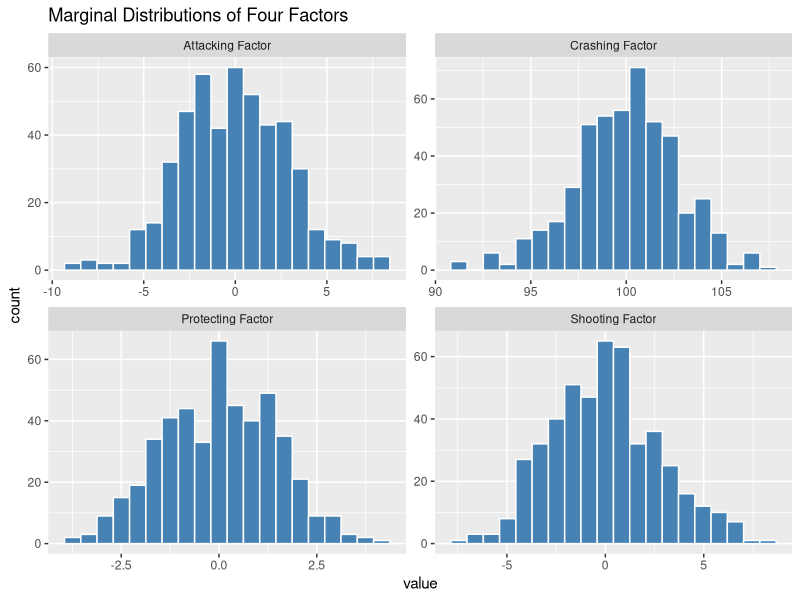
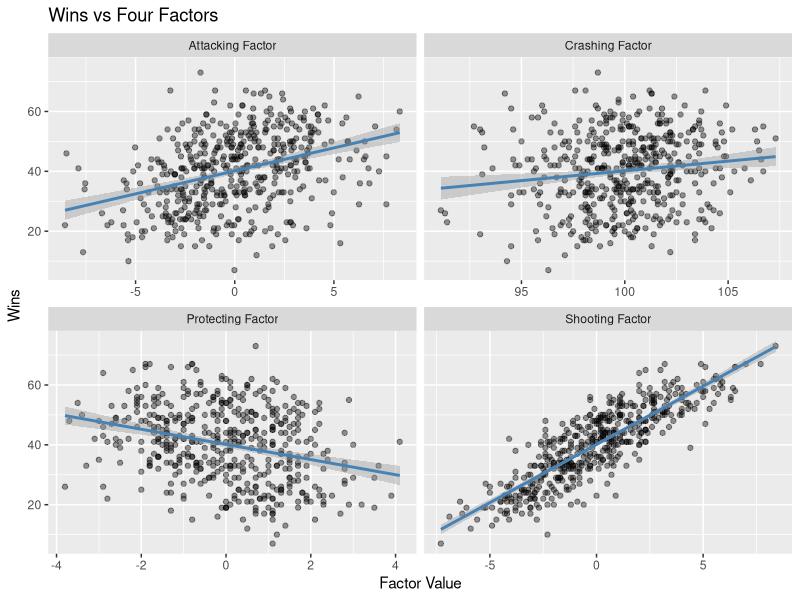
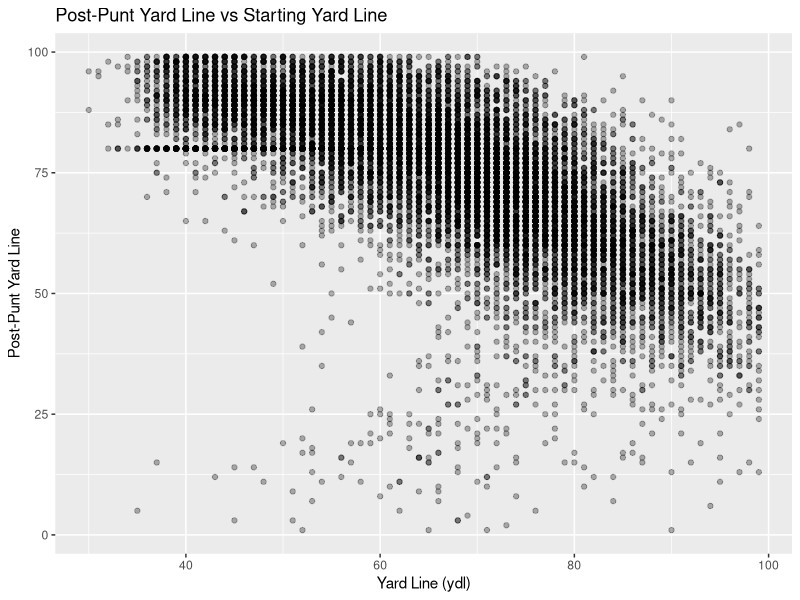
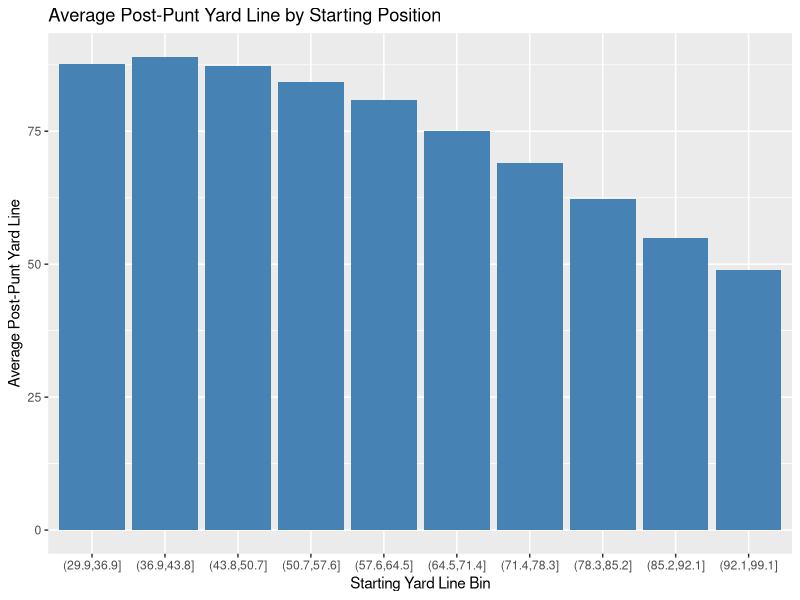
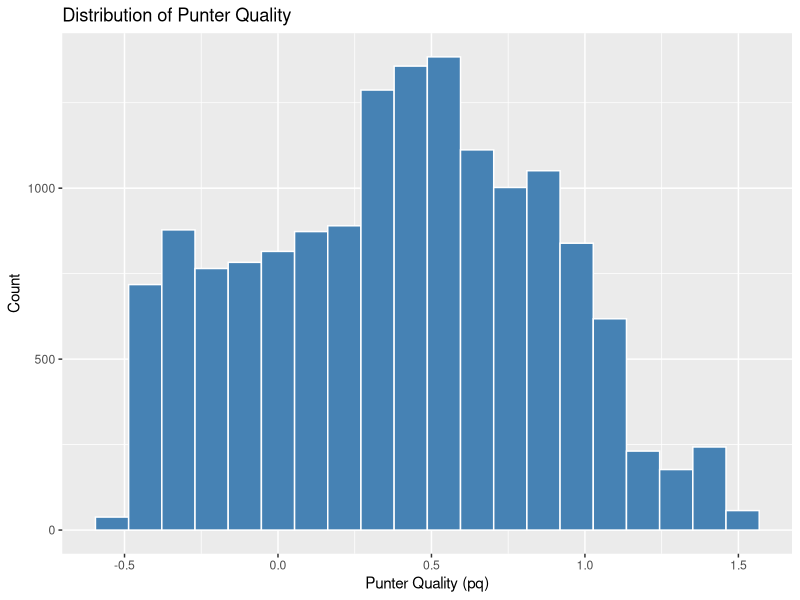
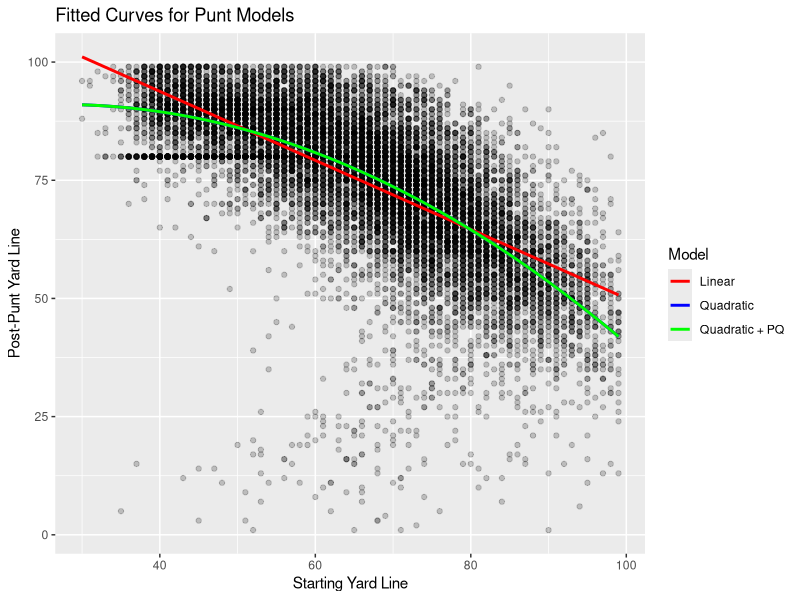
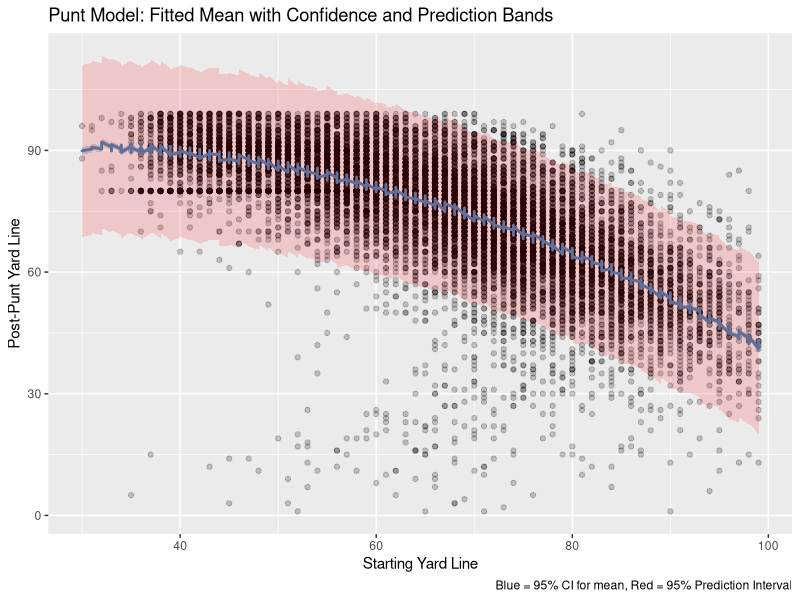

The R source for these figures, in order:
#############
### SETUP ###
#############

# install.packages(c("ggplot2", "tidyverse"))
library(ggplot2)
library(tidyverse)


# set seed
set.seed(3)

##############
### PART 1 ###
##############

# load data
nba_four_factors = read_csv("../data/02_nba-four-factors.csv")

#Task 1
nba_four_factors$`Protecting Factor` <- nba_four_factors$`Protecting Factor` * -1
nba_four_factors %>%
  select(`Shooting Factor`, `Crashing Factor`, `Protecting Factor`, `Attacking Factor`) %>%
  summarise(across(everything(), list(
    mean = ~mean(., na.rm=TRUE),
    sd   = ~sd(., na.rm=TRUE),
    min  = ~min(., na.rm=TRUE),
    max  = ~max(., na.rm=TRUE)
  ))) %>%
  pivot_longer(everything(), names_to = c("variable", "stat"), names_sep = "_") %>%
  pivot_wider(names_from = stat, values_from = value)

nba_four_factors %>%
  select(`Shooting Factor`, `Crashing Factor`, `Protecting Factor`, `Attacking Factor`) %>%
  pivot_longer(everything(), names_to = "variable", values_to = "value") %>%
  ggplot(aes(x = value)) +
  geom_histogram(bins = 20, fill = "steelblue", color = "white") +
  facet_wrap(~variable, scales = "free") +
  labs(title = "Marginal Distributions of Four Factors")

nba_four_factors %>%
  select(W, `Shooting Factor`, `Crashing Factor`, `Protecting Factor`, `Attacking Factor`) %>%
  pivot_longer(-W, names_to = "variable", values_to = "value") %>%
  ggplot(aes(x = value, y = W)) +
  geom_point(alpha = 0.4) +
  geom_smooth(method = "lm", se = TRUE, color = "steelblue") +
  facet_wrap(~variable, scales = "free_x") +
  labs(title = "Wins vs Four Factors", x = "Factor Value", y = "Wins")

nba_four_factors %>%
  select(`Shooting Factor`, `Crashing Factor`, `Protecting Factor`, `Attacking Factor`) %>%
  cor() %>%
  round(3)

#the variables that seem most strongly related to wins before fitting a multivariable model is most certainly shooting factor is the most importnat and protecting factor and attacking factor also seem to be important but more scattered.

#Task 2
model1 <- lm(W ~ `Shooting Factor` + `Crashing Factor` + `Protecting Factor` + `Attacking Factor`, 
             data = nba_four_factors)

summary(model1)

#Beta1_hat is 3.6749 which means for each increase in one shooting advantage unit, the team wins roughly 3.67 more games
#Beta2_hat (crashing) = 1.3403
#Beta3_hat (protecting) = 3.05
#Beta4_hat (attacking) = 0.77
#the signs all make sense except for protecting since its negative. 
#the factor that appears to be the strongest association to winning is shooting factor. 
#attacking factor now seems to be weakly correlated when considering other factors

#Task 3 
nba_four_factors <- nba_four_factors %>%
  mutate(
    z1 = (`Shooting Factor` - mean(`Shooting Factor`)) / sd(`Shooting Factor`),
    z2 = (`Crashing Factor` - mean(`Crashing Factor`)) / sd(`Crashing Factor`),
    z3 = (`Protecting Factor` - mean(`Protecting Factor`)) / sd(`Protecting Factor`),
    z4 = (`Attacking Factor` - mean(`Attacking Factor`)) / sd(`Attacking Factor`)
  )

# Fit standardized model
model2 <- lm(W ~ z1 + z2 + z3 + z4, data = nba_four_factors)

summary(model2)

#RANKING: z1, z3, z2, z4
#The standardize version it is easier to compare 
#They are the exaclty the same. since standardizing is just rescaling, the fitted values will still be the same.
#Since standardization basically just changes the units, but the plane in column space does not move so the projection of y onto it lands on the same spot. 

#Task 4
# Residual standard error
summary(model1)$sigma

# Standard errors and 95% CI for each coefficient
confint(model1, level = 0.95)

#All of the factors that are clearly distinguishable from zero. However, Attacking factor is not much away from 0. 
# Pick a team - let's use the first team in the dataset
team <- nba_four_factors[1, ]
team$TEAM  # see which team it is

# Point prediction + confidence interval + prediction interval
predict(model1, newdata = team, interval = "confidence", level = 0.95)
predict(model1, newdata = team, interval = "prediction", level = 0.95)
 #the prediction interval is wider because it accounts for more uncertainty (estimated mean and the randomness of games and a teams season)

#Task 5
# Split data 80/20
n <- nrow(nba_four_factors)
train_idx <- sample(1:n, 0.8 * n)
train <- nba_four_factors[train_idx, ]
test  <- nba_four_factors[-train_idx, ]

# Fit both models on training data
model1_train <- lm(W ~ `Shooting Factor` + `Crashing Factor` + `Protecting Factor` + `Attacking Factor`, 
                   data = train)
model2_train <- lm(W ~ z1 + z2 + z3 + z4, data = train)

# Compute test RMSE
rmse <- function(actual, predicted) sqrt(mean((actual - predicted)^2))

rmse1 <- rmse(test$W, predict(model1_train, newdata = test))
rmse2 <- rmse(test$W, predict(model2_train, newdata = test))

rmse1
rmse2

#They predict equally well because the RMSE is idential. THe standardizationdoes not change the models predictions. 


##############
### PART 2 ###
##############

# load data
punts = read_csv("../data/02_punts.csv")

#Task 1
# Plot yi against ydli
# Plot yi against ydli
ggplot(punts, aes(x = ydl, y = next_ydl)) +
  geom_point(alpha = 0.3) +
  geom_smooth(method = "loess", color = "steelblue") +
  labs(title = "Post-Punt Yard Line vs Starting Yard Line", x = "Yard Line (ydl)", y = "Post-Punt Yard Line")
#The relationship looks none linear.

# Bin punts by starting field position
punts %>%
  mutate(ydl_bin = cut(ydl, breaks = 10)) %>%
  group_by(ydl_bin) %>%
  summarise(avg_y = mean(next_ydl)) %>%
  ggplot(aes(x = ydl_bin, y = avg_y)) +
  geom_col(fill = "steelblue") +
  labs(title = "Average Post-Punt Yard Line by Starting Position", x = "Starting Yard Line Bin", y = "Average Post-Punt Yard Line")

# Distribution of punter quality
ggplot(punts, aes(x = pq)) +
  geom_histogram(bins = 20, fill = "steelblue", color = "white") +
  labs(title = "Distribution of Punter Quality", x = "Punter Quality (pq)", y = "Count")

## Model 1: linear
punt_model1 <- lm(next_ydl ~ ydl, data = punts)

# Model 2: quadratic
punt_model2 <- lm(next_ydl ~ ydl + I(ydl^2), data = punts)

# Model 3: quadratic + punter quality
punt_model3 <- lm(next_ydl ~ ydl + I(ydl^2) + pq, data = punts)

# Visualize fitted curves
ggplot(punts, aes(x = ydl, y = next_ydl)) +
  geom_point(alpha = 0.2) +
  geom_smooth(method = "lm", formula = y ~ x, aes(color = "Linear"), se = FALSE) +
  geom_smooth(method = "lm", formula = y ~ x + I(x^2), aes(color = "Quadratic"), se = FALSE) +
  geom_smooth(method = "lm", formula = y ~ x + I(x^2), aes(color = "Quadratic + PQ"), se = FALSE) +
  scale_color_manual(values = c("Linear" = "red", "Quadratic" = "blue", "Quadratic + PQ" = "green")) +
  labs(title = "Fitted Curves for Punt Models", x = "Starting Yard Line", y = "Post-Punt Yard Line", color = "Model")

# Train/test RMSE
set.seed(3)
n <- nrow(punts)
train_idx <- sample(1:n, 0.8 * n)
train_p <- punts[train_idx, ]
test_p  <- punts[-train_idx, ]

pm1_train <- lm(next_ydl ~ ydl, data = train_p)
pm2_train <- lm(next_ydl ~ ydl + I(ydl^2), data = train_p)
pm3_train <- lm(next_ydl ~ ydl + I(ydl^2) + pq, data = train_p)

rmse <- function(actual, predicted) sqrt(mean((actual - predicted)^2))

rmse(test_p$next_ydl, predict(pm1_train, newdata = test_p))
rmse(test_p$next_ydl, predict(pm2_train, newdata = test_p))
rmse(test_p$next_ydl, predict(pm3_train, newdata = test_p))

#TRADE OFF: The model becomes stronger at predicting but it less applicable and easy to withdrawal information from, due to the nonlinearity.
#Punter quality does (barely) improve out of sample prediction (RMSE 10.65 to 10.63)

#Task 3
# Use quadratic + pq model as selected model
punt_preds <- predict(punt_model3, newdata = punts, interval = "confidence", level = 0.95)
punt_preds_pi <- predict(punt_model3, newdata = punts, interval = "prediction", level = 0.95)

# Plot with confidence and prediction bands
ggplot(punts, aes(x = ydl, y = next_ydl)) +
  geom_point(alpha = 0.2) +
  geom_line(aes(y = punt_preds[,"fit"]), color = "steelblue", linewidth = 1) +
  geom_ribbon(aes(ymin = punt_preds[,"lwr"], ymax = punt_preds[,"upr"]), 
              fill = "steelblue", alpha = 0.3) +
  geom_ribbon(aes(ymin = punt_preds_pi[,"lwr"], ymax = punt_preds_pi[,"upr"]), 
              fill = "red", alpha = 0.15) +
  labs(title = "Punt Model: Fitted Mean with Confidence and Prediction Bands",
       x = "Starting Yard Line", y = "Post-Punt Yard Line",
       caption = "Blue = 95% CI for mean, Red = 95% Prediction Interval")
#The prediction band is wider for the confidence band because 


  
